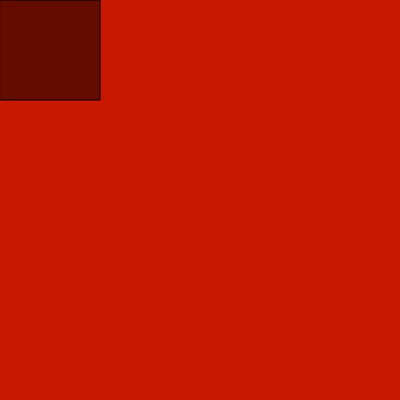
Frame 1 (no input)
Frame 60 (no input): identical to frame 1, image omitted
Frame 120 (the mouse pressed at the canvas centre since frame 60): identical to frame 1, image omitted

The p5.js sketch that drew this single still picture (run headless with seeded random() and noise() and a simulated clock; from frame 60 on, the mouse is pressed at the canvas centre):

// p5.js sketch
// ── sketch.js
function setup() {
  createCanvas(400, 400);
}

function draw() {
  background(200, 24, 0);
  fill(100, 12, 0);
  rect(0, 0, 100, 100);
}

//variables
